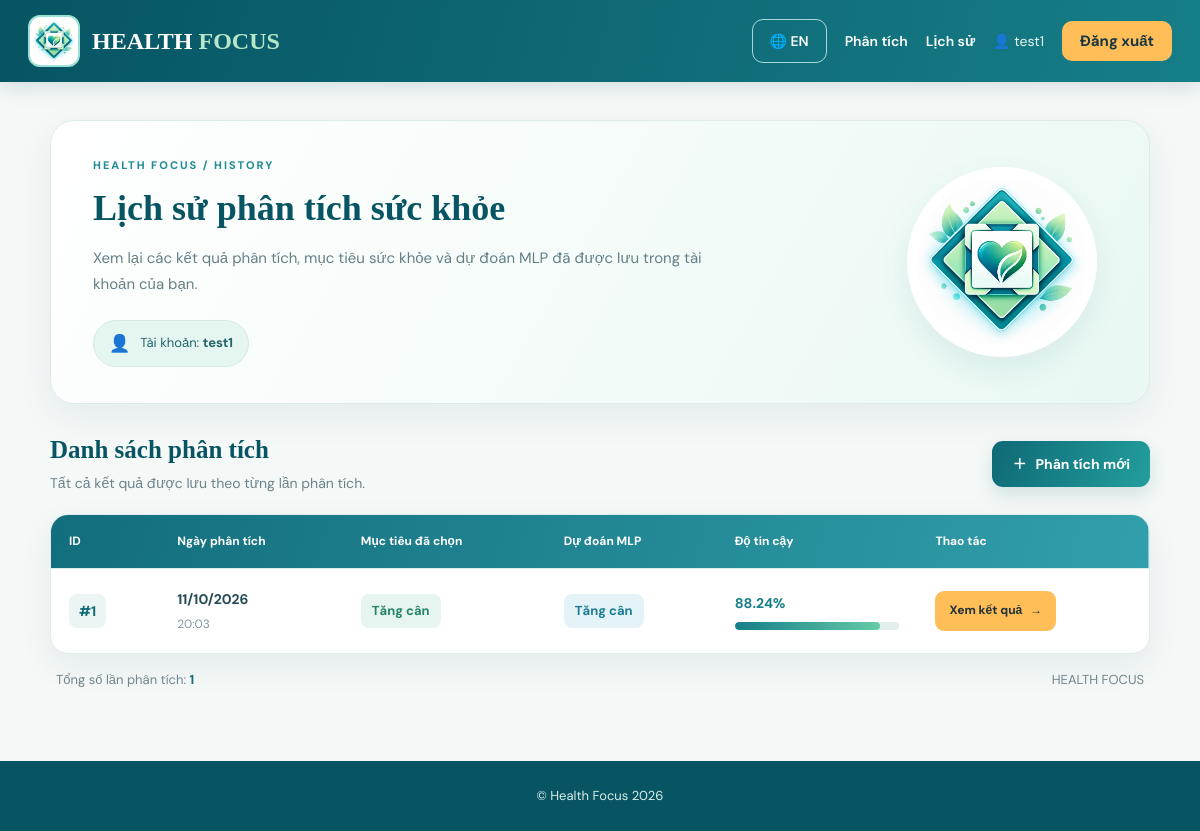
Screenshot of /history (signed in) with the database file from the repository.
### models.py (models this page shows, shortened)
class User(UserMixin, db.Model):
    __tablename__ = "users"
    id = db.Column(
        db.Integer,
        primary_key=True,
        autoincrement=True,
    )
    username = db.Column(
        db.String(80),
        unique=True,
        nullable=False,
        index=True,
    )
    password_hash = db.Column(
        db.String(255),
        nullable=False,
    )
    created_at = db.Column(
        db.DateTime,
        nullable=False,
        default=lambda: datetime.now(timezone.utc),
    )
    analyses = db.relationship(
        "HealthAnalysis",
        back_populates="user",
        cascade="all, delete-orphan",
    )

class HealthAnalysis(db.Model):
    __tablename__ = "health_analyses"
    id = db.Column(
        db.Integer,
        primary_key=True,
        autoincrement=True,
    )
    user_id = db.Column(
        db.Integer,
        db.ForeignKey("users.id"),
        nullable=False,
        index=True,
    )
    selected_goal = db.Column(
        db.String(50),
        nullable=False,
    )
    predicted_goal = db.Column(
        db.String(50),
        nullable=False,
    )
    confidence = db.Column(
        db.Float,
        nullable=False,
    )
    input_data = db.Column(
        db.JSON,
        nullable=False,
    )
    result_data = db.Column(
        db.JSON,
        nullable=False,
    )
    created_at = db.Column(
        db.DateTime,
        nullable=False,
        default=lambda: datetime.now(timezone.utc),
    )
    user = db.relationship(
        "User",
        back_populates="analyses",
    )

### app.py (the view)
@app.route("/history")
@login_required
def history():
    analysis_records = (
        HealthAnalysis.query
        .filter_by(user_id=current_user.id)
        .order_by(
            HealthAnalysis.created_at.desc()
        )
        .all()
    )
    return render_template(
        "history.html",
        records=analysis_records,
        language=get_language(),
        translate=translate,
    )

### templates/history.html (shortened to what this page needs)
<!DOCTYPE html>
<html lang="{{ language }}">
<head>
    <link
        rel="stylesheet"
        href="{{ url_for('static', filename='style.css') }}"
    >
    <link
        rel="stylesheet"
        href="{{ url_for('static', filename='history.css') }}"
    >
</head>
<body class="history-page">
    {% include 'components/navbar.html' %}
    <main class="history-container">
        <section class="history-header">
            <div class="history-header-content">
                <div class="history-eyebrow">
                    HEALTH FOCUS / HISTORY
                </div>
                <h1>
                    {% if language == 'vi' %}
                        Lịch sử phân tích sức khỏe
                    {% else %}
                        Health Analysis History
                    {% endif %}
                </h1>
                <p>
                    {% if language == 'vi' %}
                        Xem lại các kết quả phân tích,
                        mục tiêu sức khỏe và dự đoán MLP
                        đã được lưu trong tài khoản của bạn.
                    {% else %}
                        Review your saved health analyses,
                        selected goals and MLP predictions.
                    {% endif %}
                </p>
                <div class="history-user">
                    <span class="history-user-icon">
                        👤
                    </span>
                    <span>
                        {% if language == 'vi' %}
                            Tài khoản:
                        {% else %}
                            Account:
                        {% endif %}
                        <strong>
                            {{ current_user.username }}
                        </strong>
                    </span>
                </div>
            </div>
            <div class="history-header-visual">
                <div class="history-visual-circle">
                    <img
                        src="{{ url_for(
                            'static',
                            filename='images/health_focus_icon.jpg'
                        ) }}"
                        alt="Health Focus Icon"
                    >
                </div>
            </div>
        </section>
        <section class="history-content">
            <div class="history-section-heading">
                <div>
                    <h2>
                        {% if language == 'vi' %}
                            Danh sách phân tích
                        {% else %}
                            Analysis Records
                        {% endif %}
                    </h2>
                    <p>
                        {% if language == 'vi' %}
                            Tất cả kết quả được lưu
                            theo từng lần phân tích.
                        {% else %}
                            All saved results from
                            your previous analyses.
                        {% endif %}
                    </p>
                </div>
                <a
                    href="{{ url_for('new_analysis') }}"
                    class="history-new-button"
                >
                    <span>＋</span>
                    {% if language == 'vi' %}
                        Phân tích mới
                    {% else %}
                        New Analysis
                    {% endif %}
                </a>
            </div>
            {% if records %}
                <div class="history-table-wrapper">
                    <table class="history-table">
                        <thead>
                            <tr>
                                <th>ID</th>
                                <th>
                                    {% if language == 'vi' %}
                                        Ngày phân tích
                                    {% else %}
                                        Analysis Date
                                    {% endif %}
                                </th>
                                <th>
                                    {% if language == 'vi' %}
                                        Mục tiêu đã chọn
                                    {% else %}
                                        Selected Goal
                                    {% endif %}
                                </th>
                                <th>
                                    {% if language == 'vi' %}
                                        Dự đoán MLP
                                    {% else %}
                                        MLP Prediction
                                    {% endif %}
                                </th>
                                <th>
                                    {% if language == 'vi' %}
                                        Độ tin cậy
                                    {% else %}
                                        Confidence
                                    {% endif %}
                                </th>
                                <th>
                                    {% if language == 'vi' %}
                                        Thao tác
                                    {% else %}
                                        Action
                                    {% endif %}
                                </th>
                            </tr>
                        </thead>
                        <tbody>
                            {% for record in records %}
                                <tr>
                                    <td>
                                        <span class="history-record-id">
                                            #{{ record.id }}
                                        </span>
                                    </td>
                                    <td>
                                        <span class="history-date">
                                            {{ record.created_at.strftime(
                                                '%d/%m/%Y'
                                            ) }}
                                        </span>
                                        <small class="history-time">
                                            {{ record.created_at.strftime(
                                                '%H:%M'
                                            ) }}
                                        </small>
                                    </td>
                                    <td>
                                        <span class="history-goal">
                                            {{ translate(
                                                record.selected_goal,
                                                language
                                            ) }}
                                        </span>
                                    </td>
                                    <td>
                                        <span class="history-prediction">
                                            {{ translate(
                                                record.predicted_goal,
                                                language
                                            ) }}
                                        </span>
                                    </td>
                                    <td>
                                        <div class="history-confidence">
                                            <strong>
                                                {{ "%.2f"|format(
                                                    record.confidence * 100
                                                ) }}%
                                            </strong>
                                            <progress
                                                class="history-progress-native"
                                                value="{{ record.confidence * 100 }}"
                                                max="100"
                                            >
                                            </progress>
                                        </div>
                                    </td>
                                    <td>
                                        <a
                                            class="history-view-button"
                                            href="{{ url_for(
                                                'history_detail',
                                                analysis_id=record.id
                                            ) }}"
                                        >
                                            {% if language == 'vi' %}
                                                Xem kết quả
                                            {% else %}
                                                View Result
                                            {% endif %}
                                            <span>→</span>
                                        </a>
                                    </td>
                                </tr>
                            {% endfor %}
                        </tbody>
                    </table>
                </div>
                <div class="history-table-footer">
                    <span>
                        {% if language == 'vi' %}
                            Tổng số lần phân tích:
                        {% else %}
                            Total analyses:
                        {% endif %}
                        <strong>{{ records|length }}</strong>
                    </span>
                    <span>
                        HEALTH FOCUS
                    </span>
                </div>
            {% endif %}
        </section>
    </main>
    <footer class="history-footer">
        © Health Focus 2026
    </footer>
</body>
</html>

### templates/components/navbar.html (shortened to what this page needs)
{% set lang = session.get('language', language|default('vi')) %}
<nav class="health-navbar">
    <div class="nav-inner">
        <a class="health-brand" href="{{ url_for('language') }}">
            <img
                src="{{ url_for('static', filename='images/health_focus_icon.jpg') }}"
                alt="Health Focus"
            >
            <span>HEALTH <em>FOCUS</em></span>
        </a>
        <div class="health-navbar-links">
            <a class="language-switch"
               href="{{ url_for('select_language', language_code='en' if lang == 'vi' else 'vi') }}">
                🌐 {{ 'EN' if lang == 'vi' else 'VI' }}
            </a>
            {% if current_user.is_authenticated %}
                <a href="{{ url_for('health_form') }}">
                    {{ 'Phân tích' if lang == 'vi' else 'Analysis' }}
                </a>
                <a href="{{ url_for('history') }}">
                    {{ 'Lịch sử' if lang == 'vi' else 'History' }}
                </a>
                <span class="nav-user">
                    👤 {{ current_user.username }}
                </span>
                <form method="POST" action="{{ url_for('auth.logout') }}">
                    <button type="submit" class="nav-logout">
                        {{ 'Đăng xuất' if lang == 'vi' else 'Logout' }}
                    </button>
                </form>
            {% endif %}
        </div>
    </div>
</nav>

### rows the page displays
User: username "test1"
HealthAnalysis: id "1", created_at "11/10/2026", created_at "20:03", confidence "88.24"

### other values shown
{{ 'EN' if lang == 'vi' else 'VI' }} "EN"
{{ 'Phân tích' if lang == 'vi' else 'Analysis' }} "Phân tích"
{{ 'Lịch sử' if lang == 'vi' else 'History' }} "Lịch sử"
{{ 'Đăng xuất' if lang == 'vi' else 'Logout' }} "Đăng xuất"
{{ records|length }} "1"
